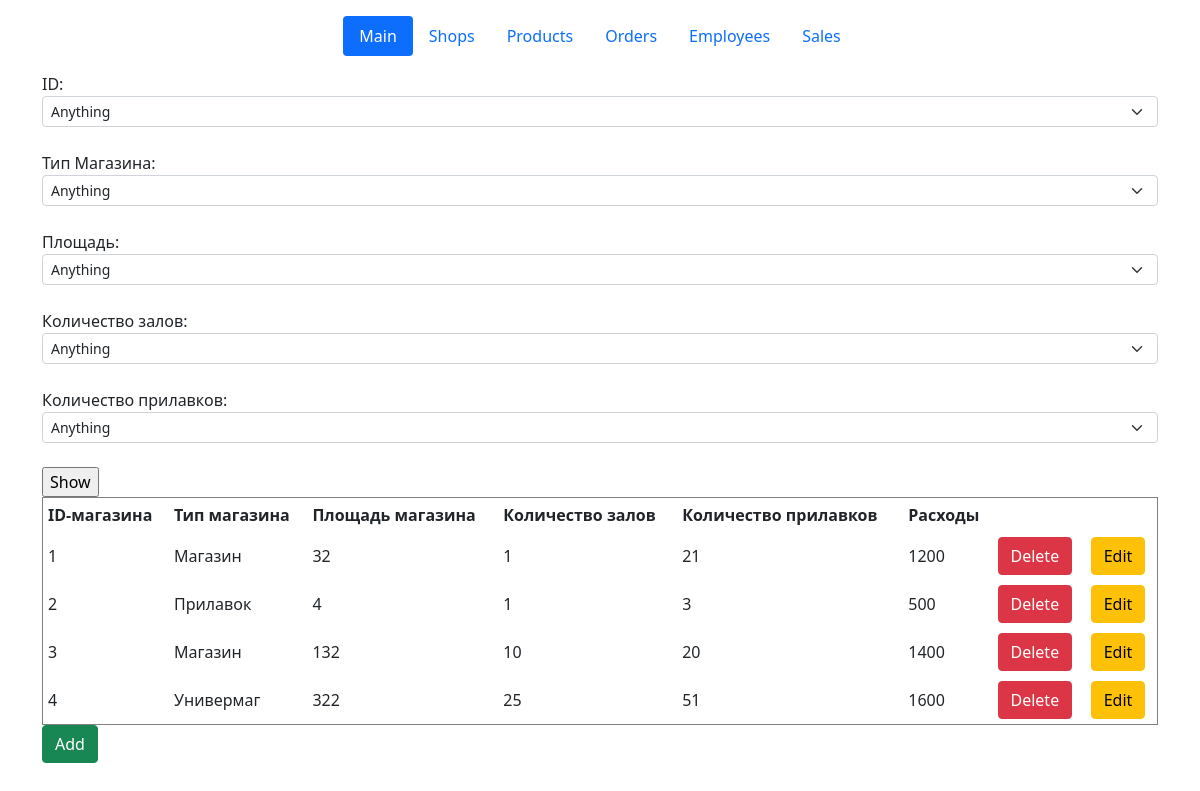
The page /shops on the database its author committed.
### classes_file.py (models this page shows, shortened)
class Shops(db.Model):
    id_shop = db.Column(db.Integer, primary_key=True)
    type_shop = db.Column(db.String(10), nullable=False)
    shops_area = db.Column(db.Integer, nullable=False)
    hall_count = db.Column(db.Integer, default=1)
    stall_count = db.Column(db.Integer, default=1)
    waste = db.Column(db.Integer, nullable=False)

### shops.py (the view)
@app.route('/shops')
def shops():
    if "action" in request.args:
        if request.args["action"] == "del": #для обратобки кнопки delete
            id_shop = request.args['id']
            shop = Shops.query.get_or_404(id_shop)
            try:
                db.session.delete(shop)
                db.session.commit()
                return redirect("/shops")
            except:
                return "При удалении записи произошла ошибка"
        elif request.args["action"] == "choice":
            id_lst = [request.args['id_shop']]
            type_shop_lst = [request.args['type_shop']]
            shops_area_lst = [request.args['shops_area']]
            hall_count_lst = [request.args['hall_count']]
            stall_count_lst = [request.args['stall_count']]
            if request.args['id_shop'] == "any":
                temp = db.session.execute(f"SELECT id_shop from Shops").fetchall()
                id_lst = [temp[i][0] for i in range(len(temp))]
            if request.args['type_shop'] == "any":
                temp = db.session.execute(f"SELECT type_shop from Shops").fetchall()
                type_shop_lst = [temp[i][0] for i in range(len(temp))]
            if request.args['shops_area'] == "any":
                temp = db.session.execute(f"SELECT shops_area from Shops").fetchall()
                shops_area_lst = [temp[i][0] for i in range(len(temp))]
            if request.args['hall_count'] == "any":
                temp = db.session.execute(f"SELECT hall_count from Shops").fetchall()
                hall_count_lst = [temp[i][0] for i in range(len(temp))]
            if request.args['stall_count'] == "any":
                temp = db.session.execute(f"SELECT stall_count from Shops").fetchall()
                stall_count_lst = [temp[i][0] for i in range(len(temp))]
            table = db.session.query(Shops).filter(Shops.id_shop.in_(id_lst)).filter(Shops.type_shop.in_(type_shop_lst)).filter(Shops.shops_area.in_(shops_area_lst)).filter(Shops.hall_count.in_(hall_count_lst)).filter(Shops.stall_count.in_(stall_count_lst ))
            return render_template("shops.html", table=table)
        else:
            return redirect("/shops")
    else:
        table = Shops.query.order_by(Shops.id_shop).all()
        return render_template("shops.html", table=table)

### templates/shops.html (shortened to what this page needs)
{% extends 'base.html' %}
{% block body %}
<form action="/shop-choice" method="POST" id="data">
        ID:
            <select name="id_shop" class="form-select form-select-sm">
                <option value="any" label = "Anything">
                {% for el in table %}
                <option value={{el.id_shop}}  label = {{el.id_shop}}>
                {% endfor %}
            </select>
        <br>Тип Магазина:
        <select name="type_shop" class="form-select form-select-sm">
            <option value="any" label = "Anything">
            {% for el in table %}
            <option value={{el.type_shop}}  label = {{el.type_shop}}>
            {% endfor %}
        </select>
        <br>Площадь:
        <select name="shops_area" class="form-select form-select-sm">
            <option value="any" label = "Anything">
                {% for el in table %}
            <option value={{el.shops_area}}  label = {{el.shops_area}}>
                {% endfor %}
        </select>
        <br>Количество залов:
        <select name="hall_count" class="form-select form-select-sm">
            <option value="any" label = "Anything">
                {% for el in table %}
            <option value={{el.hall_count}}  label = {{el.hall_count}}>
                {% endfor %}
        </select>
        <br>Количество прилавков:
        <select name="stall_count" class="form-select form-select-sm">
            <option value="any" label = "Anything">
                {% for el in table %}
            <option value={{el.stall_count}}  label = {{el.stall_count}}>
                {% endfor %}
        </select><br>
    <input type="submit" name="btn btn-success" value="Show"><br>
</form>
    <table border="1" width="100%" cellpadding="5">
        <tr>
            <th>ID-магазина</th>
            <th>Тип магазина</th>
            <th>Площадь магазина</th>
            <th>Количество залов</th>
            <th>Количество прилавков</th>
            <th>Расходы</th>
            <th></th>
            <th></th>
        </tr>
        {% for el in table %}
        <tr>
            <td>{{ el.id_shop }}</td>
            <td>{{ el.type_shop }}</td>
            <td>{{ el.shops_area }}</td>
            <td>{{ el.hall_count }}</td>
            <td>{{ el.stall_count }}</td>
            <td>{{ el.waste }}</td>
            <td>
                <a href="/shops?id={{el.id_shop}}&action=del" class="btn btn-danger">Delete</a>
            </td>
            <td>
                <a href="/shops/{{el.id_shop}}/edit" class="btn btn-warning">Edit</a>
            </td>
        </tr>
        {% endfor %}
    </table>
    <a href="/shops/create" class="btn btn-success">Add</a>
{% endblock %}

### rows shown on the page
Shops: id_shop "1", type_shop "Магазин", shops_area "32", hall_count "1", stall_count "21", waste "1200"
Shops: id_shop "2", type_shop "Прилавок", shops_area "4", hall_count "1", stall_count "3", waste "500"
Shops: id_shop "3", type_shop "Магазин", shops_area "132", hall_count "10", stall_count "20", waste "1400"
Shops: id_shop "4", type_shop "Универмаг", shops_area "322", hall_count "25", stall_count "51", waste "1600"
